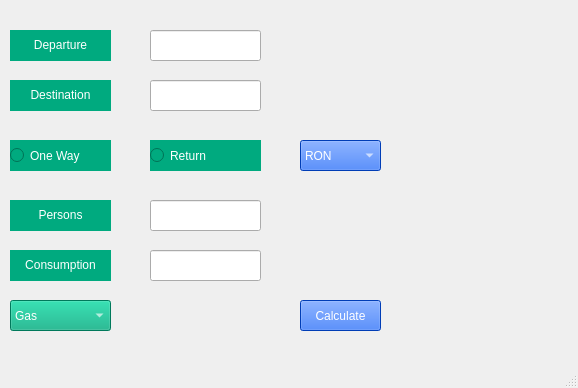
<?xml version="1.0" encoding="UTF-8"?>
<ui version="4.0">
 <class>MainWindow</class>
 <widget class="QMainWindow" name="MainWindow">
  <property name="geometry">
   <rect>
    <x>0</x>
    <y>0</y>
    <width>578</width>
    <height>388</height>
   </rect>
  </property>
  <property name="windowTitle">
   <string>MainWindow</string>
  </property>
  <widget class="QWidget" name="centralwidget">
   <widget class="QLabel" name="departure_label">
    <property name="geometry">
     <rect>
      <x>10</x>
      <y>30</y>
      <width>101</width>
      <height>31</height>
     </rect>
    </property>
    <property name="styleSheet">
     <string notr="true">font: 75 12pt &quot;MS Shell Dlg 2&quot;;
background-color: rgb(0, 170, 127);
color: rgb(255, 255, 255);</string>
    </property>
    <property name="text">
     <string>&lt;html&gt;&lt;head/&gt;&lt;body&gt;&lt;p align=&quot;center&quot;&gt;Departure&lt;/p&gt;&lt;/body&gt;&lt;/html&gt;</string>
    </property>
   </widget>
   <widget class="QLineEdit" name="departure_city_lineEdit">
    <property name="geometry">
     <rect>
      <x>150</x>
      <y>30</y>
      <width>111</width>
      <height>31</height>
     </rect>
    </property>
   </widget>
   <widget class="QLabel" name="destination_label_2">
    <property name="geometry">
     <rect>
      <x>10</x>
      <y>80</y>
      <width>101</width>
      <height>31</height>
     </rect>
    </property>
    <property name="styleSheet">
     <string notr="true">font: 75 12pt &quot;MS Shell Dlg 2&quot;;
background-color: rgb(0, 170, 127);
color: rgb(255, 255, 255);</string>
    </property>
    <property name="text">
     <string>&lt;html&gt;&lt;head/&gt;&lt;body&gt;&lt;p align=&quot;center&quot;&gt;Destination&lt;/p&gt;&lt;/body&gt;&lt;/html&gt;</string>
    </property>
   </widget>
   <widget class="QLineEdit" name="destination_city_lineEdit_2">
    <property name="geometry">
     <rect>
      <x>150</x>
      <y>80</y>
      <width>111</width>
      <height>31</height>
     </rect>
    </property>
   </widget>
   <widget class="QRadioButton" name="return_radioButton">
    <property name="geometry">
     <rect>
      <x>150</x>
      <y>140</y>
      <width>111</width>
      <height>31</height>
     </rect>
    </property>
    <property name="styleSheet">
     <string notr="true">font: 10pt &quot;MS Shell Dlg 2&quot;;
background-color: rgb(0, 170, 127);
color: rgb(255, 255, 255);</string>
    </property>
    <property name="text">
     <string>Return</string>
    </property>
   </widget>
   <widget class="QRadioButton" name="one_way_radioButton_2">
    <property name="geometry">
     <rect>
      <x>10</x>
      <y>140</y>
      <width>101</width>
      <height>31</height>
     </rect>
    </property>
    <property name="styleSheet">
     <string notr="true">font: 10pt &quot;MS Shell Dlg 2&quot;;
background-color: rgb(0, 170, 127);
color: rgb(255, 255, 255);</string>
    </property>
    <property name="text">
     <string>One Way</string>
    </property>
   </widget>
   <widget class="QComboBox" name="currency_comboBox">
    <property name="geometry">
     <rect>
      <x>300</x>
      <y>140</y>
      <width>81</width>
      <height>31</height>
     </rect>
    </property>
    <property name="styleSheet">
     <string notr="true">color: rgb(255, 255, 255);
font: 12pt &quot;MS Shell Dlg 2&quot;;
background-color: rgb(0, 85, 255);
</string>
    </property>
    <item>
     <property name="text">
      <string>RON</string>
     </property>
    </item>
    <item>
     <property name="text">
      <string>EURO</string>
     </property>
    </item>
    <item>
     <property name="text">
      <string>GBP</string>
     </property>
    </item>
   </widget>
   <widget class="QComboBox" name="gas_comboBox">
    <property name="geometry">
     <rect>
      <x>10</x>
      <y>300</y>
      <width>101</width>
      <height>31</height>
     </rect>
    </property>
    <property name="styleSheet">
     <string notr="true">font: 75 12pt &quot;MS Shell Dlg 2&quot;;
background-color: rgb(0, 170, 127);
color: rgb(255, 255, 255);</string>
    </property>
    <item>
     <property name="text">
      <string>Gas</string>
     </property>
    </item>
    <item>
     <property name="text">
      <string>Diesel</string>
     </property>
    </item>
   </widget>
   <widget class="QLabel" name="persons_label_3">
    <property name="geometry">
     <rect>
      <x>10</x>
      <y>200</y>
      <width>101</width>
      <height>31</height>
     </rect>
    </property>
    <property name="styleSheet">
     <string notr="true">font: 12pt &quot;MS Shell Dlg 2&quot;;
background-color: rgb(0, 170, 127);
color: rgb(255, 255, 255);</string>
    </property>
    <property name="text">
     <string>&lt;html&gt;&lt;head/&gt;&lt;body&gt;&lt;p align=&quot;center&quot;&gt;Persons&lt;/p&gt;&lt;/body&gt;&lt;/html&gt;</string>
    </property>
   </widget>
   <widget class="QLineEdit" name="persons_lineEdit_3">
    <property name="geometry">
     <rect>
      <x>150</x>
      <y>200</y>
      <width>111</width>
      <height>31</height>
     </rect>
    </property>
   </widget>
   <widget class="QLabel" name="consumption_label_5">
    <property name="geometry">
     <rect>
      <x>10</x>
      <y>250</y>
      <width>101</width>
      <height>31</height>
     </rect>
    </property>
    <property name="styleSheet">
     <string notr="true">font: 12pt &quot;MS Shell Dlg 2&quot;;
background-color: rgb(0, 170, 127);
color: rgb(255, 255, 255);</string>
    </property>
    <property name="text">
     <string>&lt;html&gt;&lt;head/&gt;&lt;body&gt;&lt;p align=&quot;center&quot;&gt;Consumption&lt;/p&gt;&lt;/body&gt;&lt;/html&gt;</string>
    </property>
   </widget>
   <widget class="QLineEdit" name="consumption_lineEdit_4">
    <property name="geometry">
     <rect>
      <x>150</x>
      <y>250</y>
      <width>111</width>
      <height>31</height>
     </rect>
    </property>
   </widget>
   <widget class="QPushButton" name="calculate_pushButton">
    <property name="geometry">
     <rect>
      <x>300</x>
      <y>300</y>
      <width>81</width>
      <height>31</height>
     </rect>
    </property>
    <property name="styleSheet">
     <string notr="true">font: 12pt &quot;MS Shell Dlg 2&quot;;
color: rgb(255, 255, 255);
background-color: rgb(0, 85, 255);</string>
    </property>
    <property name="text">
     <string>Calculate</string>
    </property>
   </widget>
  </widget>
  <widget class="QMenuBar" name="menubar">
   <property name="geometry">
    <rect>
     <x>0</x>
     <y>0</y>
     <width>578</width>
     <height>18</height>
    </rect>
   </property>
  </widget>
  <widget class="QStatusBar" name="statusbar"/>
 </widget>
 <resources/>
 <connections/>
</ui>
